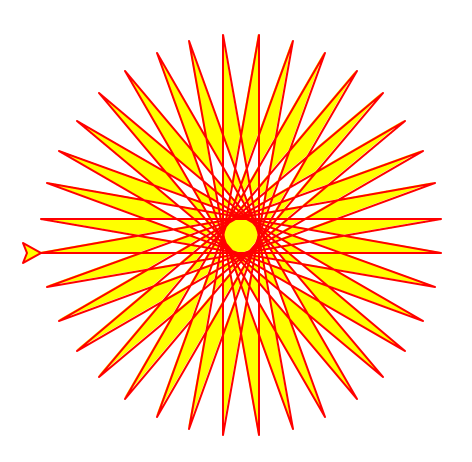

Python code for this plot:
from turtle import * 
color('red', 'yellow')
begin_fill()

while True:
	forward(200)
	left(170)
	if abs(pos()) < 1:
		break

end_fill()
done()
exitonclick()
